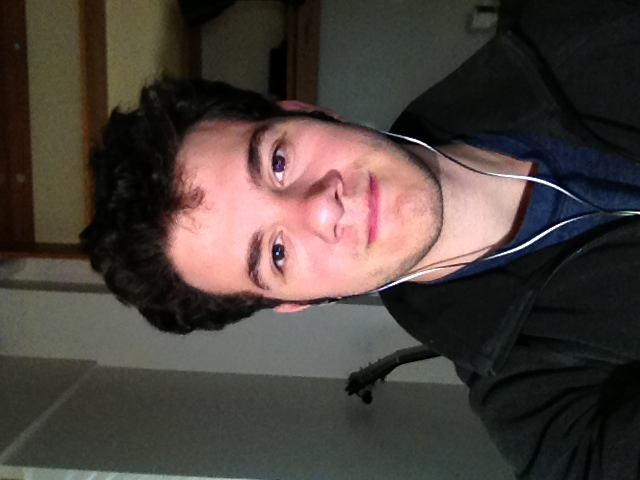
#> input picture uploads/8V5iSdXkjQ.jpg, 640 x 480 px; its folder holds only this picture in this run
$ python -i MakeGif.py   (imports and definitions only)   (older library calls are emulated)
#> lines starting #> are read from the running program, lines starting #| are printed output that depends on the picture
#> in makegif, temp_image is the input picture: PIL image 640x480 RGB; mean R, G, B 73.5, 64.6, 59.5
### fix_orientation.py
from PIL import Image, ImageFile

# PIL's Error "Suspension not allowed here" work around:
# s. http://mail.python.org/pipermail/image-sig/1999-August/000816.html
ImageFile.MAXBLOCK = 1024*1024

# The EXIF tag that holds orientation data.
EXIF_ORIENTATION_TAG = 274

# Obviously the only ones to process are 3, 6 and 8.
# All are documented here for thoroughness.
ORIENTATIONS = {
    1: ("Normal", 0),
    2: ("Mirrored left-to-right", 0),
    3: ("Rotated 180 degrees", 180),
    4: ("Mirrored top-to-bottom", 0),
    5: ("Mirrored along top-left diagonal", 0),
    6: ("Rotated 90 degrees", -90),
    7: ("Mirrored along top-right diagonal", 0),
    8: ("Rotated 270 degrees", -270)
}

def fix_orientation(img, save_over=False):
    """
    `img` can be an Image instance or a path to an image file.
    `save_over` indicates if the original image file should be replaced by the new image.
    * Note: `save_over` is only valid if `img` is a file path.
    """
#> called with save_over = False
    path = None
    if not isinstance(img, Image.Image):
        path = img
        img = Image.open(path)
    elif save_over:
        raise ValueError("You can't use `save_over` when passing an Image instance.  Use a file path instead.")
    try:
        orientation = img._getexif()[EXIF_ORIENTATION_TAG]
#> orientation = 6
    except TypeError:
        raise ValueError("Image file has no EXIF data.")
    if orientation in [3,6,8]:
        degrees = ORIENTATIONS[orientation][1]
#> degrees = -90
        img = img.rotate(degrees)
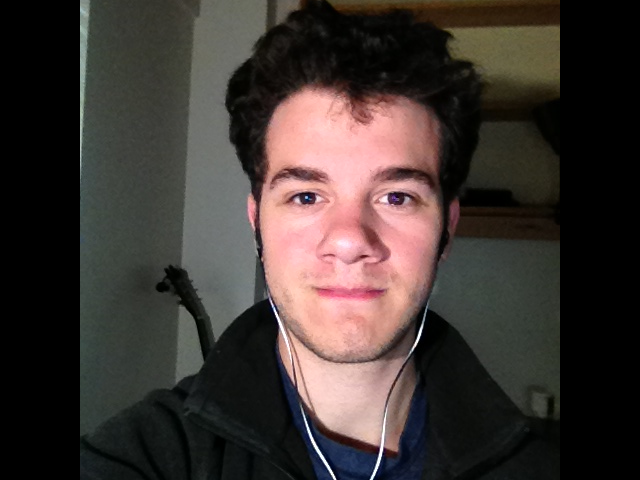
#> img: PIL image 640x480 RGB; mean R, G, B 62.9, 54.1, 50.6
        if save_over and path is not None:
            try:
                img.save(path, quality=95, optimize=1)
            except IOError:
                # Try again, without optimization (PIL can't optimize an image
                # larger than ImageFile.MAXBLOCK, which is 64k by default).
                # Setting ImageFile.MAXBLOCK should fix this....but who knows.
                img.save(path, quality=95)
        return (img, degrees)
    else:
        return (img, 0)

# [8 lines that do not run on import are left out]

### images2gif.py
# -*- coding: utf-8 -*-
#   Copyright (C) 2012, Almar Klein, Ant1, Marius van Voorden
#
#   This code is subject to the (new) BSD license:
#
#   Redistribution and use in source and binary forms, with or without
#   modification, are permitted provided that the following conditions are met:
#     * Redistributions of source code must retain the above copyright
#       notice, this list of conditions and the following disclaimer.
#     * Redistributions in binary form must reproduce the above copyright
#       notice, this list of conditions and the following disclaimer in the
#       documentation and/or other materials provided with the distribution.
#     * Neither the name of the <organization> nor the
#       names of its contributors may be used to endorse or promote products
#       derived from this software without specific prior written permission.
#
# THIS SOFTWARE IS PROVIDED BY THE COPYRIGHT HOLDERS AND CONTRIBUTORS "AS IS"
# AND ANY EXPRESS OR IMPLIED WARRANTIES, INCLUDING, BUT NOT LIMITED TO, THE
# IMPLIED WARRANTIES OF MERCHANTABILITY AND FITNESS FOR A PARTICULAR PURPOSE
# ARE DISCLAIMED. IN NO EVENT SHALL <COPYRIGHT HOLDER> BE LIABLE FOR ANY
# DIRECT, INDIRECT, INCIDENTAL, SPECIAL, EXEMPLARY, OR CONSEQUENTIAL DAMAGES
# (INCLUDING, BUT NOT LIMITED TO, PROCUREMENT OF SUBSTITUTE GOODS OR SERVICES;
# LOSS OF USE, DATA, OR PROFITS; OR BUSINESS INTERRUPTION) HOWEVER CAUSED AND
# ON ANY THEORY OF LIABILITY, WHETHER IN CONTRACT, STRICT LIABILITY, OR TORT
# (INCLUDING NEGLIGENCE OR OTHERWISE) ARISING IN ANY WAY OUT OF THE USE OF THIS
# SOFTWARE, EVEN IF ADVISED OF THE POSSIBILITY OF SUCH DAMAGE.

""" Module images2gif

Provides functionality for reading and writing animated GIF images.
Use writeGif to write a series of numpy arrays or PIL images as an
animated GIF. Use readGif to read an animated gif as a series of numpy
arrays.

Note that since July 2004, all patents on the LZW compression patent have
expired. Therefore the GIF format may now be used freely.

Acknowledgements
----------------

Many thanks to Ant1 for:
* noting the use of "palette=PIL.Image.ADAPTIVE", which significantly
  improves the results.
* the modifications to save each image with its own palette, or optionally
  the global palette (if its the same).

Many thanks to Marius van Voorden for porting the NeuQuant quantization
algorithm of Anthony Dekker to Python (See the NeuQuant class for its
license).

Many thanks to Alex Robinson for implementing the concept of subrectangles,
which (depening on image content) can give a very significant reduction in
file size.

This code is based on gifmaker (in the scripts folder of the source
distribution of PIL)


Usefull links
-------------
  * http://tronche.com/computer-graphics/gif/
  * http://en.wikipedia.org/wiki/Graphics_Interchange_Format
  * http://www.w3.org/Graphics/GIF/spec-gif89a.txt

"""
# todo: This module should be part of imageio (or at least based on)

import os, time

try:
    import PIL
    from PIL import Image
    from PIL.GifImagePlugin import getheader, getdata
except ImportError:
    PIL = None

try:
    import numpy as np
except ImportError:
    np = None

# [6 lines left out: function get_cKDTree, not called in this run]


# getheader gives a 87a header and a color palette (two elements in a list).
# getdata()[0] gives the Image Descriptor up to (including) "LZW min code size".
# getdatas()[1:] is the image data itself in chuncks of 256 bytes (well
# technically the first byte says how many bytes follow, after which that
# amount (max 255) follows).

def checkImages(images):
    """ checkImages(images)
    Check numpy images and correct intensity range etc.
    The same for all movie formats.
    """
    # Init results
    images2 = []

    for im in images:
        if PIL and isinstance(im, PIL.Image.Image):
            # We assume PIL images are allright
            images2.append(im)

        elif np and isinstance(im, np.ndarray):
            # Check and convert dtype
            if im.dtype == np.uint8:
                images2.append(im) # Ok
            elif im.dtype in [np.float32, np.float64]:
                im = im.copy()
                im[im<0] = 0
                im[im>1] = 1
                im *= 255
                images2.append( im.astype(np.uint8) )
            else:
                im = im.astype(np.uint8)
                images2.append(im)
            # Check size
            if im.ndim == 2:
                pass # ok
            elif im.ndim == 3:
                if im.shape[2] not in [3,4]:
                    raise ValueError('This array can not represent an image.')
            else:
                raise ValueError('This array can not represent an image.')
        else:
            raise ValueError('Invalid image type: ' + str(type(im)))

    # Done
    return images2


# [7 lines left out: function intToBin, not called in this run]


class GifWriter:
    """ GifWriter()

    Class that contains methods for helping write the animated GIF file.

    """

    # [97 lines left out: functions getheaderAnim, getImageDescriptor, getAppExt, getGraphicsControlExt, not called in this run]


    def handleSubRectangles(self, images, subRectangles):
        """ handleSubRectangles(images)

        Handle the sub-rectangle stuff. If the rectangles are given by the
        user, the values are checked. Otherwise the subrectangles are
        calculated automatically.

        """

        if isinstance(subRectangles, (tuple,list)):
            # xy given directly

            # Check xy
            xy = subRectangles
            if xy is None:
                xy = (0,0)
            if hasattr(xy, '__len__'):
                if len(xy) == len(images):
                    xy = [xxyy for xxyy in xy]
                else:
                    raise ValueError("len(xy) doesn't match amount of images.")
            else:
                xy = [xy for im in images]
            xy[0] = (0,0)

        else:
            # Calculate xy using some basic image processing

            # Check Numpy
            if np is None:
                raise RuntimeError("Need Numpy to use auto-subRectangles.")

            # First make numpy arrays if required
            for i in range(len(images)):
                im = images[i]
                if isinstance(im, Image.Image):
                    tmp = im.convert() # Make without palette
                    a = np.asarray(tmp)
                    if len(a.shape)==0:
                        raise MemoryError("Too little memory to convert PIL image to array")
                    images[i] = a

            # Determine the sub rectangles
            images, xy = self.getSubRectangles(images)

        # Done
        return images, xy


    def getSubRectangles(self, ims):
        """ getSubRectangles(ims)

        Calculate the minimal rectangles that need updating each frame.
        Returns a two-element tuple containing the cropped images and a
        list of x-y positions.

        Calculating the subrectangles takes extra time, obviously. However,
        if the image sizes were reduced, the actual writing of the GIF
        goes faster. In some cases applying this method produces a GIF faster.

        """

        # Check image count
        if len(ims) < 2:
            return ims, [(0,0) for i in ims]

        # We need numpy
        if np is None:
            raise RuntimeError("Need Numpy to calculate sub-rectangles. ")

        # Prepare
        ims2 = [ims[0]]
        xy = [(0,0)]
        t0 = time.time()

        # Iterate over images
        prev = ims[0]
        for im in ims[1:]:

            # Get difference, sum over colors
            diff = np.abs(im-prev)
            if diff.ndim==3:
                diff = diff.sum(2)
            # Get begin and end for both dimensions
            X = np.argwhere(diff.sum(0))
            Y = np.argwhere(diff.sum(1))
            # Get rect coordinates
            if X.size and Y.size:
                x0, x1 = X[0], X[-1]+1
                y0, y1 = Y[0], Y[-1]+1
            else: # No change ... make it minimal
                x0, x1 = 0, 2
                y0, y1 = 0, 2

            # Cut out and store
            im2 = im[y0:y1,x0:x1]
            prev = im
            ims2.append(im2)
            xy.append((x0,y0))

        # Done
        #print('%1.2f seconds to determine subrectangles of  %i images' %
        #    (time.time()-t0, len(ims2)) )
        return ims2, xy


    # [116 lines left out: functions convertImagesToPIL, writeGifToFile, not called in this run]


## Exposed functions

def writeGif(images, duration=0.1, repeat=True, dither=False,
                nq=0, subRectangles=True, dispose=None):
    """ writeGif(images, duration=0.1, repeat=True, dither=False,
                    nq=0, subRectangles=True, dispose=None)

    Returns a StringIO of the gif.

    Parameters
    ----------
    images : list
        Should be a list consisting of PIL images or numpy arrays.
        The latter should be between 0 and 255 for integer types, and
        between 0 and 1 for float types.
    duration : scalar or list of scalars
        The duration for all frames, or (if a list) for each frame.
    repeat : bool or integer
        The amount of loops. If True, loops infinitetely.
    dither : bool
        Whether to apply dithering
    nq : integer
        If nonzero, applies the NeuQuant quantization algorithm to create
        the color palette. This algorithm is superior, but slower than
        the standard PIL algorithm. The value of nq is the quality
        parameter. 1 represents the best quality. 10 is in general a
        good tradeoff between quality and speed. When using this option,
        better results are usually obtained when subRectangles is False.
    subRectangles : False, True, or a list of 2-element tuples
        Whether to use sub-rectangles. If True, the minimal rectangle that
        is required to update each frame is automatically detected. This
        can give significant reductions in file size, particularly if only
        a part of the image changes. One can also give a list of x-y
        coordinates if you want to do the cropping yourself. The default
        is True.
    dispose : int
        How to dispose each frame. 1 means that each frame is to be left
        in place. 2 means the background color should be restored after
        each frame. 3 means the decoder should restore the previous frame.
        If subRectangles==False, the default is 2, otherwise it is 1.

    """

    # Check PIL
    if PIL is None:
        raise RuntimeError("Need PIL to write animated gif files.")

    # Check images
    images = checkImages(images)

    # Instantiate writer object
    gifWriter = GifWriter()

    # Check loops
    if repeat is False:
        loops = 1
    elif repeat is True:
        loops = 0 # zero means infinite
    else:
        loops = int(repeat)

    # Check duration
    if hasattr(duration, '__len__'):
        if len(duration) == len(images):
            duration = [d for d in duration]
        else:
            raise ValueError("len(duration) doesn't match amount of images.")
    else:
        duration = [duration for im in images]

    # Check subrectangles
    if subRectangles:
        images, xy = gifWriter.handleSubRectangles(images, subRectangles)
        defaultDispose = 1 # Leave image in place
    else:
        # Normal mode
        xy = [(0,0) for im in images]
        defaultDispose = 2 # Restore to background color.

    # Check dispose
    if dispose is None:
        dispose = defaultDispose
    if hasattr(dispose, '__len__'):
        if len(dispose) != len(images):
            raise ValueError("len(xy) doesn't match amount of images.")
    else:
        dispose = [dispose for im in images]


    # Make images in a format that we can write easy
    images = gifWriter.convertImagesToPIL(images, dither, nq)

    # Write
    #fp = open(filename, 'wb')
    from StringIO import StringIO
    fp = StringIO()
    try:
        gifWriter.writeGifToFile(fp, images, duration, loops, xy, dispose)
    finally:
        return fp


# [48 lines left out: function readGif, not called in this run]


class NeuQuant:
    """ NeuQuant(image, samplefac=10, colors=256)

    samplefac should be an integer number of 1 or higher, 1
    being the highest quality, but the slowest performance.
    With avalue of 10, one tenth of all pixels are used during
    training. This value seems a nice tradeof between speed
    and quality.

    colors is the amount of colors to reduce the image to. This
    should best be a power of two.

    See also:
    http://members.ozemail.com.au/~dekker/NEUQUANT.HTML

    License of the NeuQuant Neural-Net Quantization Algorithm
    ---------------------------------------------------------

    Copyright (c) 1994 Anthony Dekker
    Ported to python by Marius van Voorden in 2010

    NEUQUANT Neural-Net quantization algorithm by Anthony Dekker, 1994.
    See "Kohonen neural networks for optimal colour quantization"
    in "network: Computation in Neural Systems" Vol. 5 (1994) pp 351-367.
    for a discussion of the algorithm.
    See also  http://members.ozemail.com.au/~dekker/NEUQUANT.HTML

    Any party obtaining a copy of these files from the author, directly or
    indirectly, is granted, free of charge, a full and unrestricted irrevocable,
    world-wide, paid up, royalty-free, nonexclusive right and license to deal
    in this software and documentation files (the "Software"), including without
    limitation the rights to use, copy, modify, merge, publish, distribute, sublicense,
    and/or sell copies of the Software, and to permit persons who receive
    copies from any such party to do so, with the only requirement being
    that this copyright notice remain intact.

    """

    NCYCLES = None # Number of learning cycles
    NETSIZE = None # Number of colours used
    SPECIALS = None # Number of reserved colours used
    BGCOLOR = None # Reserved background colour
    CUTNETSIZE = None
    MAXNETPOS = None

    INITRAD = None # For 256 colours, radius starts at 32
    RADIUSBIASSHIFT = None
    RADIUSBIAS = None
    INITBIASRADIUS = None
    RADIUSDEC = None # Factor of 1/30 each cycle

    ALPHABIASSHIFT = None
    INITALPHA = None # biased by 10 bits

    GAMMA = None
    BETA = None
    BETAGAMMA = None

    network = None # The network itself
    colormap = None # The network itself

    netindex = None # For network lookup - really 256

    bias = None # Bias and freq arrays for learning
    freq = None

    pimage = None

    # Four primes near 500 - assume no image has a length so large
    # that it is divisible by all four primes
    PRIME1 = 499
    PRIME2 = 491
    PRIME3 = 487
    PRIME4 = 503
    MAXPRIME = PRIME4

    pixels = None
    samplefac = None

    a_s = None


    # [335 lines left out: functions setconstants, __init__, writeColourMap, setUpArrays, altersingle, geta and 10 more, not called in this run]

    def convert(self, *color):
        i = self.inxsearch(*color)
        return self.colormap[i,:3]

    # [5 lines left out: function inxsearch, not called in this run]


# [8 lines that do not run on import are left out]

### MakeGif.py
from PIL import Image, ImageSequence, ImageEnhance
from images2gif import writeGif
import PIL, random, string, fix_orientation

def makegif(in_file):
	temp_image = Image.open(in_file)
	#temp_image = Image.open(in_file)

	#rotates weird iphone images correctly
	temp_image = temp_image.rotate(fix_orientation.fix_orientation(temp_image)[1])

	#resizes images to a basewidth of 480px
	basewidth = 480
	wpercent = (basewidth/float(temp_image.size[0]))
#> wpercent = 0.75
	hsize = int((float(temp_image.size[1])*float(wpercent)))
#> hsize = 360
	temp_image = temp_image.resize((basewidth,hsize), PIL.Image.ANTIALIAS)
#> temp_image: PIL image 480x360 RGB

	#time in between frames
	original_duration = 0.155

	#generate frames to be put into gif
	w,h = temp_image.size
#> w = 480; h = 360
	frames = [temp_image.copy()]
	mult = 17.5
	for x in range(1,3):
		x = x * mult
		temp_image = temp_image.rotate(1.5)
		temp_image = temp_image.crop((29,29,w-x*w/h,h-x*h/w))
		sharpener = ImageEnhance.Sharpness(temp_image.convert('RGB'))
		temp_image = sharpener.enhance(1)
		temp_image = temp_image.resize((w, h), Image.ANTIALIAS)
		frames.append(temp_image.copy())
#> this loop made 2 passes
#> pass 1, in makegif, `temp_image = temp_image.rotate(1.5)`:
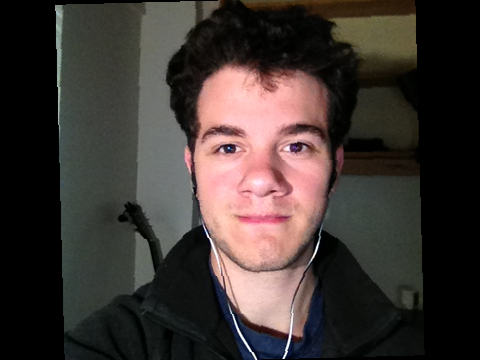
#> temp_image: PIL image 480x360 RGB; mean R, G, B 62.7, 53.9, 50.5
#> pass 1, in makegif, `temp_image = temp_image.crop((29,29,w-x*w/h,h-x*h/w))`:
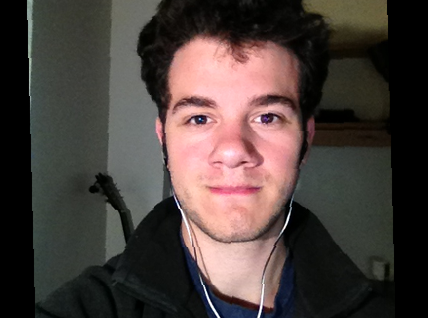
#> temp_image: PIL image 428x318 RGB; mean R, G, B 74.8, 63.8, 60.2
#> pass 2, in makegif, `temp_image = temp_image.rotate(1.5)`:
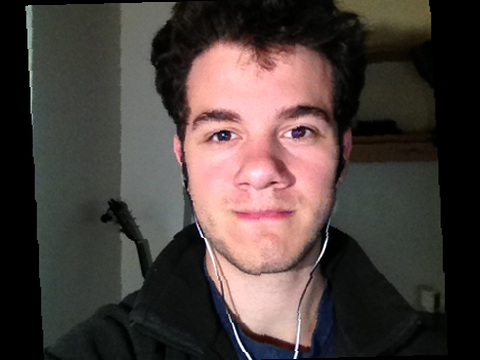
#> temp_image: PIL image 480x360 RGB; mean R, G, B 74.5, 63.5, 60
#> after the loop:
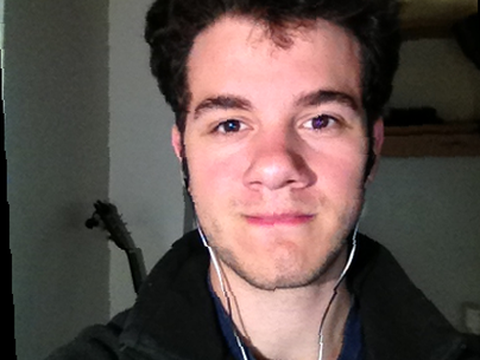
#> temp_image: PIL image 480x360 RGB; mean R, G, B 96.9, 81.4, 77.3
#> after the loop, frames = 3 items

	#returns a file object of the gif!
	return writeGif(frames, duration=original_duration, dither=0)
#> the loop in checkImages, `for im in images:` made 3 passes
#> in writeGif, `duration = [duration for im in images]`: duration = [0.155, 0.155, 0.155]
#> the loop in handleSubRectangles, `for i in range(len(images)):` made 3 passes
#> after the loop in handleSubRectangles, `for i in range(len(images)):`: images = 3 items
#> the loop in getSubRectangles, `for im in ims[1:]:` made 1 pass
#> (x0, x1, y0, y1) on pass 1: ([28], [444], [0], [360])
#> pass 1, in getSubRectangles, `diff = np.abs(im-prev)`:
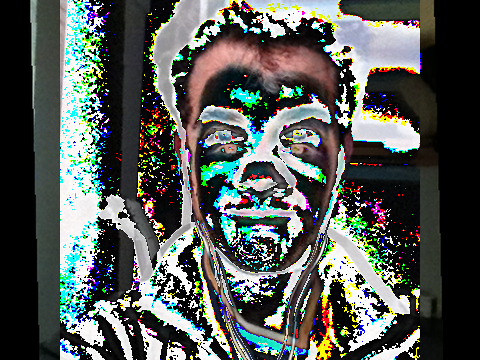
#> diff: shape (360, 480, 3); mean R, G, B 84.1, 89.7, 85.4
#> pass 1, in getSubRectangles, `diff = diff.sum(2)`:
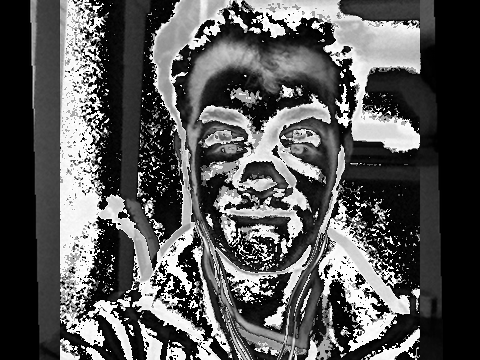
#> diff: shape (360, 480) uint64; min 0, max 765, mean 259.1; drawn with min black and max white
#> after the loop in getSubRectangles, `for im in ims[1:]:`: ims2 = 1 item; xy = [(0, 0)]

#> (the run stopped early here; a loop or call above may not have finished)

$ run again, on uploads/Q4e1VqmaWi.jpg
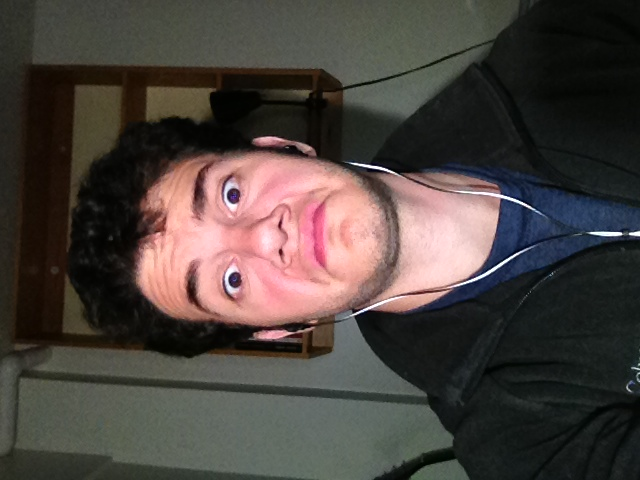
#> input picture uploads/Q4e1VqmaWi.jpg, 640 x 480 px
#> in makegif, temp_image is the input picture: PIL image 640x480 RGB; mean R, G, B 75.1, 66.9, 62.5
#> orientation = 6
#> degrees = -90
#> after the loop in makegif, `for x in range(1,3):`:
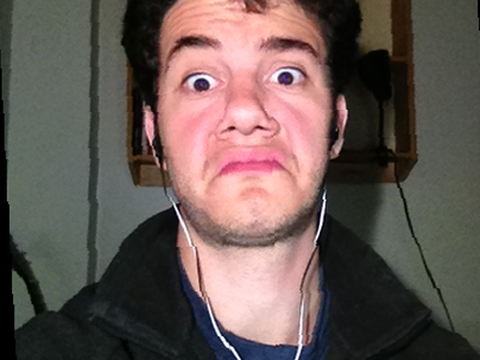
#> temp_image: PIL image 480x360 RGB; mean R, G, B 103.5, 88.6, 84.1
#> after the loop in makegif, `for x in range(1,3):`: frames = 3 items
#> the loop in checkImages, `for im in images:` made 3 passes
#> duration = [0.155, 0.155, 0.155]
#> the loop in handleSubRectangles, `for i in range(len(images)):` made 3 passes
#> after the loop in handleSubRectangles, `for i in range(len(images)):`: images = 3 items
#> the loop in getSubRectangles, `for im in ims[1:]:` made 1 pass
#> (x0, x1, y0, y1) on pass 1: ([28], [444], [0], [360])
#> pass 1, in getSubRectangles, `diff = diff.sum(2)`:
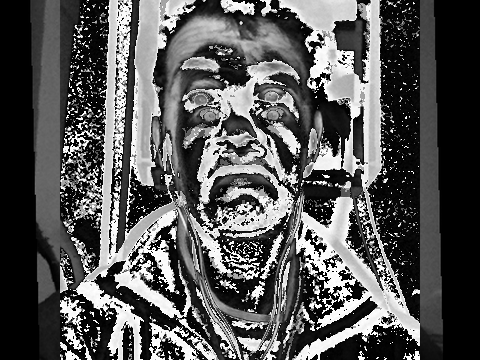
#> diff: shape (360, 480) uint64; min 0, max 765, mean 260.1; drawn with min black and max white
#> after the loop in getSubRectangles, `for im in ims[1:]:`: ims2 = 1 item; xy = [(0, 0)]
